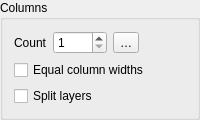
        <widget class="QgsCollapsibleGroupBoxBasic" name="mColumnsColGroupBox">
         <property name="focusPolicy">
          <enum>Qt::StrongFocus</enum>
         </property>
         <property name="title">
          <string>Columns</string>
         </property>
         <property name="syncGroup" stdset="0">
          <string notr="true">composeritem</string>
         </property>
         <property name="collapsed" stdset="0">
          <bool>true</bool>
         </property>
         <layout class="QGridLayout" name="gridLayout_3">
          <item row="0" column="1">
           <widget class="QgsSpinBox" name="mColumnCountSpinBox">
            <property name="prefix">
             <string/>
            </property>
            <property name="minimum">
             <number>1</number>
            </property>
            <property name="maximum">
             <number>1000</number>
            </property>
           </widget>
          </item>
          <item row="0" column="0">
           <widget class="QLabel" name="label_2">
            <property name="text">
             <string>Count</string>
            </property>
           </widget>
          </item>
          <item row="0" column="2">
           <widget class="QgsPropertyOverrideButton" name="mColumnsDDBtn">
            <property name="text">
             <string>…</string>
            </property>
           </widget>
          </item>
          <item row="0" column="3">
           <spacer name="horizontalSpacer_5">
            <property name="orientation">
             <enum>Qt::Horizontal</enum>
            </property>
            <property name="sizeHint" stdset="0">
             <size>
              <width>40</width>
              <height>20</height>
             </size>
            </property>
           </spacer>
          </item>
          <item row="2" column="0" colspan="4">
           <widget class="QCheckBox" name="mEqualColumnWidthCheckBox">
            <property name="text">
             <string>Equal column widths</string>
            </property>
           </widget>
          </item>
          <item row="3" column="0" colspan="4">
           <widget class="QCheckBox" name="mSplitLayerCheckBox">
            <property name="toolTip">
             <string>Allow splitting layer items into multiple columns.</string>
            </property>
            <property name="text">
             <string>Split layers</string>
            </property>
           </widget>
          </item>
         </layout>
        </widget>
